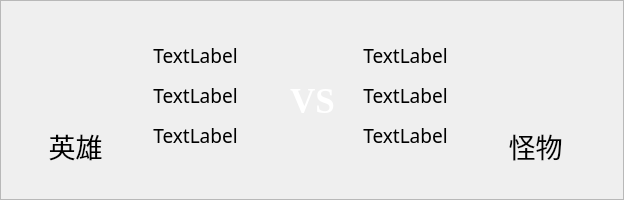
<?xml version="1.0" encoding="UTF-8"?>
<ui version="4.0">
 <class>battledialog</class>
 <widget class="QDialog" name="battledialog">
  <property name="geometry">
   <rect>
    <x>0</x>
    <y>0</y>
    <width>624</width>
    <height>200</height>
   </rect>
  </property>
  <property name="sizePolicy">
   <sizepolicy hsizetype="Fixed" vsizetype="Preferred">
    <horstretch>0</horstretch>
    <verstretch>0</verstretch>
   </sizepolicy>
  </property>
  <property name="windowTitle">
   <string>Dialog</string>
  </property>
  <widget class="QFrame" name="frame">
   <property name="geometry">
    <rect>
     <x>0</x>
     <y>0</y>
     <width>624</width>
     <height>200</height>
    </rect>
   </property>
   <property name="sizePolicy">
    <sizepolicy hsizetype="Fixed" vsizetype="Preferred">
     <horstretch>0</horstretch>
     <verstretch>0</verstretch>
    </sizepolicy>
   </property>
   <property name="styleSheet">
    <string notr="true">#frame {border-image: url(:/background/res/background/dilaoguebox.png);
}
#frame *{}
</string>
   </property>
   <property name="frameShape">
    <enum>QFrame::StyledPanel</enum>
   </property>
   <property name="frameShadow">
    <enum>QFrame::Raised</enum>
   </property>
   <widget class="QLabel" name="icon_hero">
    <property name="geometry">
     <rect>
      <x>60</x>
      <y>60</y>
      <width>32</width>
      <height>48</height>
     </rect>
    </property>
    <property name="styleSheet">
     <string notr="true">background-image: url(:/character/res/characters/hero.png);</string>
    </property>
    <property name="text">
     <string/>
    </property>
   </widget>
   <widget class="QLabel" name="icon_enemy">
    <property name="geometry">
     <rect>
      <x>510</x>
      <y>60</y>
      <width>48</width>
      <height>48</height>
     </rect>
    </property>
    <property name="styleSheet">
     <string notr="true">border-image: url(:/enemy/res/enemy/boss.png);</string>
    </property>
    <property name="text">
     <string/>
    </property>
   </widget>
   <widget class="QLabel" name="tag_hero">
    <property name="geometry">
     <rect>
      <x>40</x>
      <y>130</y>
      <width>71</width>
      <height>31</height>
     </rect>
    </property>
    <property name="font">
     <font>
      <family>华文行楷</family>
      <pointsize>20</pointsize>
     </font>
    </property>
    <property name="text">
     <string>英雄</string>
    </property>
    <property name="alignment">
     <set>Qt::AlignCenter</set>
    </property>
   </widget>
   <widget class="QLabel" name="tag_enemy">
    <property name="geometry">
     <rect>
      <x>500</x>
      <y>130</y>
      <width>71</width>
      <height>31</height>
     </rect>
    </property>
    <property name="font">
     <font>
      <family>华文行楷</family>
      <pointsize>20</pointsize>
     </font>
    </property>
    <property name="text">
     <string>怪物</string>
    </property>
    <property name="alignment">
     <set>Qt::AlignCenter</set>
    </property>
   </widget>
   <widget class="QLabel" name="tag_vs">
    <property name="geometry">
     <rect>
      <x>252</x>
      <y>70</y>
      <width>121</width>
      <height>61</height>
     </rect>
    </property>
    <property name="sizePolicy">
     <sizepolicy hsizetype="Fixed" vsizetype="Fixed">
      <horstretch>0</horstretch>
      <verstretch>0</verstretch>
     </sizepolicy>
    </property>
    <property name="font">
     <font>
      <family>Times New Roman</family>
      <pointsize>26</pointsize>
      <weight>75</weight>
      <bold>true</bold>
     </font>
    </property>
    <property name="styleSheet">
     <string notr="true">color:#ffffff
</string>
    </property>
    <property name="text">
     <string>VS</string>
    </property>
    <property name="alignment">
     <set>Qt::AlignCenter</set>
    </property>
   </widget>
   <widget class="QLabel" name="icon_hp">
    <property name="geometry">
     <rect>
      <x>115</x>
      <y>30</y>
      <width>41</width>
      <height>41</height>
     </rect>
    </property>
    <property name="styleSheet">
     <string notr="true">border-image: url(:/item/res/item/heart.png);</string>
    </property>
    <property name="text">
     <string/>
    </property>
   </widget>
   <widget class="QLabel" name="icon_atk">
    <property name="geometry">
     <rect>
      <x>121</x>
      <y>80</y>
      <width>31</width>
      <height>31</height>
     </rect>
    </property>
    <property name="styleSheet">
     <string notr="true">border-image: url(:/item/res/item/sword.png);</string>
    </property>
    <property name="text">
     <string/>
    </property>
   </widget>
   <widget class="QLabel" name="icon_def">
    <property name="geometry">
     <rect>
      <x>120</x>
      <y>120</y>
      <width>41</width>
      <height>41</height>
     </rect>
    </property>
    <property name="styleSheet">
     <string notr="true">border-image: url(:/item/res/item/shield.png);</string>
    </property>
    <property name="text">
     <string/>
    </property>
   </widget>
   <widget class="QLabel" name="icon_hp_2">
    <property name="geometry">
     <rect>
      <x>440</x>
      <y>30</y>
      <width>41</width>
      <height>41</height>
     </rect>
    </property>
    <property name="styleSheet">
     <string notr="true">border-image: url(:/item/res/item/heart.png);</string>
    </property>
    <property name="text">
     <string/>
    </property>
   </widget>
   <widget class="QLabel" name="icon_atk2">
    <property name="geometry">
     <rect>
      <x>446</x>
      <y>80</y>
      <width>31</width>
      <height>31</height>
     </rect>
    </property>
    <property name="styleSheet">
     <string notr="true">border-image: url(:/item/res/item/sword.png);</string>
    </property>
    <property name="text">
     <string/>
    </property>
   </widget>
   <widget class="QLabel" name="icon_def2">
    <property name="geometry">
     <rect>
      <x>445</x>
      <y>120</y>
      <width>41</width>
      <height>41</height>
     </rect>
    </property>
    <property name="styleSheet">
     <string notr="true">border-image: url(:/item/res/item/shield.png);</string>
    </property>
    <property name="text">
     <string/>
    </property>
   </widget>
   <widget class="QLabel" name="data_hero_hp">
    <property name="geometry">
     <rect>
      <x>150</x>
      <y>40</y>
      <width>91</width>
      <height>31</height>
     </rect>
    </property>
    <property name="font">
     <font>
      <family>华文隶书</family>
      <pointsize>14</pointsize>
     </font>
    </property>
    <property name="text">
     <string>TextLabel</string>
    </property>
    <property name="alignment">
     <set>Qt::AlignCenter</set>
    </property>
   </widget>
   <widget class="QLabel" name="data_enemy_hp">
    <property name="geometry">
     <rect>
      <x>360</x>
      <y>40</y>
      <width>91</width>
      <height>31</height>
     </rect>
    </property>
    <property name="font">
     <font>
      <family>华文隶书</family>
      <pointsize>14</pointsize>
     </font>
    </property>
    <property name="text">
     <string>TextLabel</string>
    </property>
    <property name="alignment">
     <set>Qt::AlignCenter</set>
    </property>
   </widget>
   <widget class="QLabel" name="data_hero_atk">
    <property name="geometry">
     <rect>
      <x>150</x>
      <y>80</y>
      <width>91</width>
      <height>31</height>
     </rect>
    </property>
    <property name="font">
     <font>
      <family>华文隶书</family>
      <pointsize>14</pointsize>
     </font>
    </property>
    <property name="text">
     <string>TextLabel</string>
    </property>
    <property name="alignment">
     <set>Qt::AlignCenter</set>
    </property>
   </widget>
   <widget class="QLabel" name="data_hero_def">
    <property name="geometry">
     <rect>
      <x>150</x>
      <y>120</y>
      <width>91</width>
      <height>31</height>
     </rect>
    </property>
    <property name="font">
     <font>
      <family>华文隶书</family>
      <pointsize>14</pointsize>
     </font>
    </property>
    <property name="text">
     <string>TextLabel</string>
    </property>
    <property name="alignment">
     <set>Qt::AlignCenter</set>
    </property>
   </widget>
   <widget class="QLabel" name="data_enemy_atk">
    <property name="geometry">
     <rect>
      <x>360</x>
      <y>80</y>
      <width>91</width>
      <height>31</height>
     </rect>
    </property>
    <property name="font">
     <font>
      <family>华文隶书</family>
      <pointsize>14</pointsize>
     </font>
    </property>
    <property name="text">
     <string>TextLabel</string>
    </property>
    <property name="alignment">
     <set>Qt::AlignCenter</set>
    </property>
   </widget>
   <widget class="QLabel" name="data_enemy_def">
    <property name="geometry">
     <rect>
      <x>360</x>
      <y>120</y>
      <width>91</width>
      <height>31</height>
     </rect>
    </property>
    <property name="font">
     <font>
      <family>华文隶书</family>
      <pointsize>14</pointsize>
     </font>
    </property>
    <property name="text">
     <string>TextLabel</string>
    </property>
    <property name="alignment">
     <set>Qt::AlignCenter</set>
    </property>
   </widget>
  </widget>
 </widget>
 <resources/>
 <connections/>
</ui>
